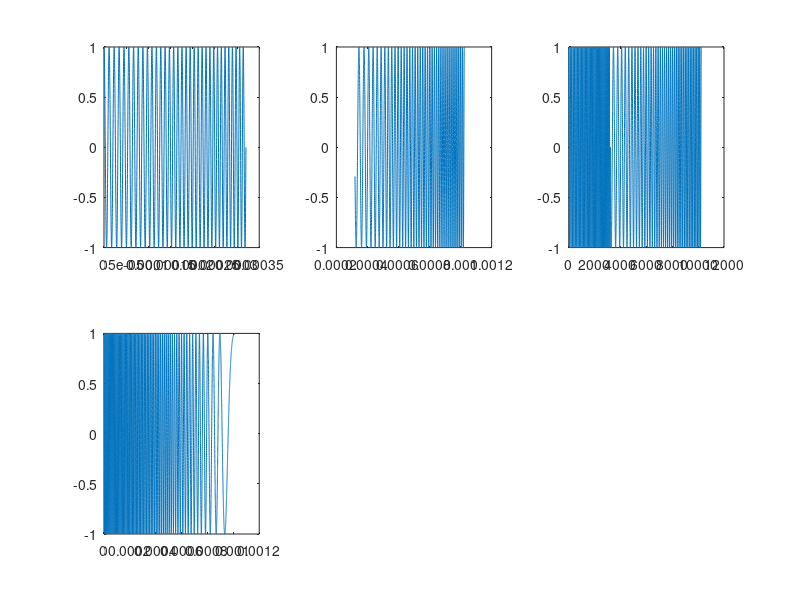
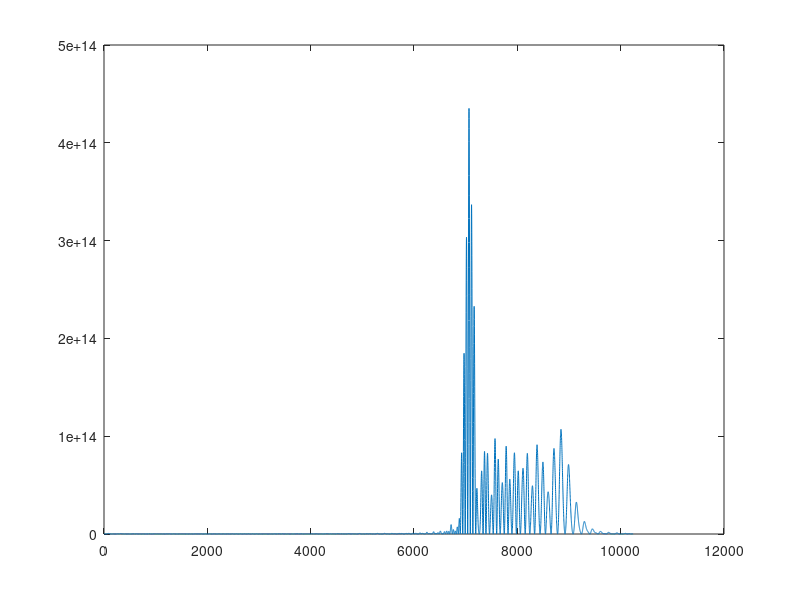

Recreate these plots in MATLAB, in order.
clear;
format long;

SF = 7;
BW = 125000; % Hz
Fs = 1e7;

symbol_duration = (1/BW)*(2^SF);
symbol_value = 88;
symbol_start_frequency = BW/(2^SF)*symbol_value; % Hz

bandwidth_max_frequency = BW;
bandwidth_min_frequency = 0;

t_part_1 = ((2^SF)-symbol_value)*1/BW;
t_part_2 = symbol_duration - t_part_1;

samples_upchirp_part_1 = 0:1/Fs:t_part_1;
samples_upchirp_part_2 = t_part_1:1/Fs:symbol_duration;

chirp_part_1 = chirp(samples_upchirp_part_1,symbol_start_frequency,t_part_1,bandwidth_max_frequency);
chirp_part_2 = chirp(samples_upchirp_part_2,bandwidth_min_frequency,symbol_duration,symbol_start_frequency);
subplot(2,3,1)
plot(samples_upchirp_part_1,chirp_part_1);
subplot(2,3,2)
plot(samples_upchirp_part_2,chirp_part_2);

lora_chirp = [chirp_part_1, chirp_part_2];
lora_chirp(end) =[];
subplot(2,3,3)
plot(lora_chirp);

samples_downchirp = 0:1/Fs:symbol_duration;
base_down_chirp = chirp(samples_downchirp,bandwidth_max_frequency,symbol_duration,bandwidth_min_frequency);

subplot(2,3,4)
plot(samples_downchirp,base_down_chirp);


%%

dechirped = fft(lora_chirp).*fft(base_down_chirp);
corrs = (abs(fft(dechirped)).^2);
figure
plot(corrs);
[~,ind] = max(corrs);




